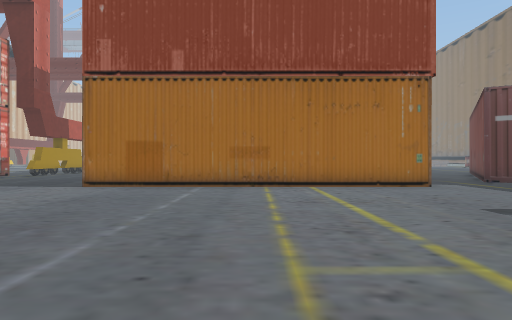
[1] (above)

24 first-person views from a walk through a Unity game level. The camera is 1.5 m above the floor, looks level and sees 70° across. The floor is counted in squares, 2 m on a side. Each view is taken from the middle of a square. On the plan, view 1 faces up. The plan holds only what a view shows up to about 11 squares ahead; the rest is blank. The place goes on beyond the plan.

[2]
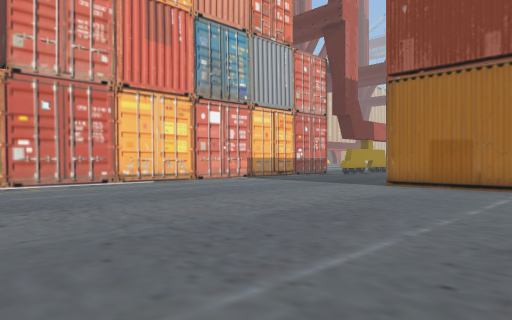

[3]
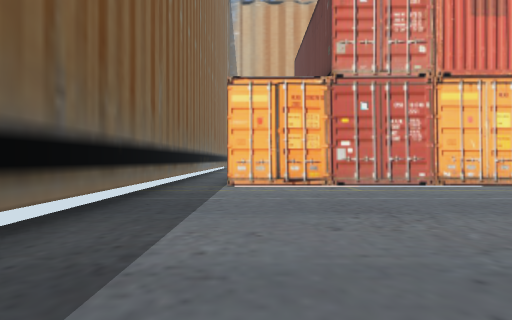

[4]
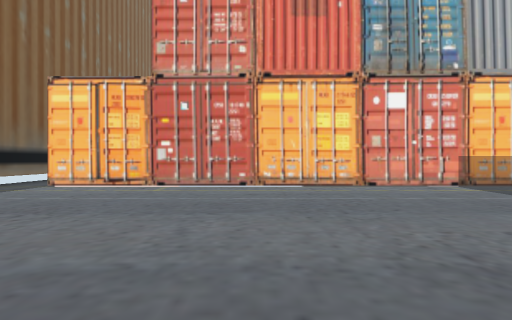

[5]
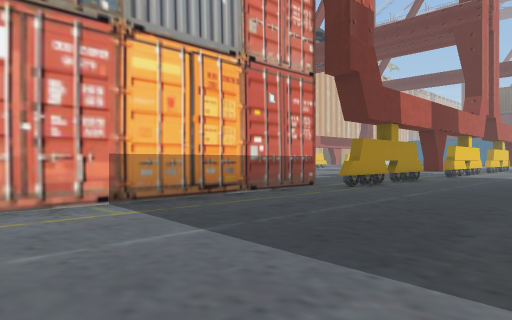

[6]
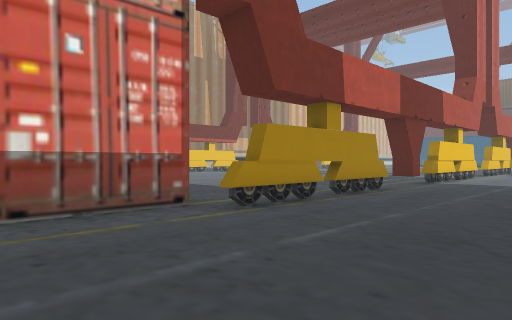

[7]
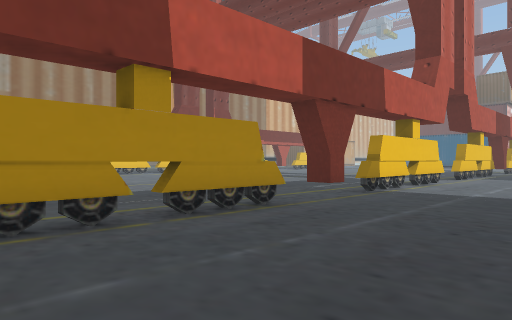

[8]
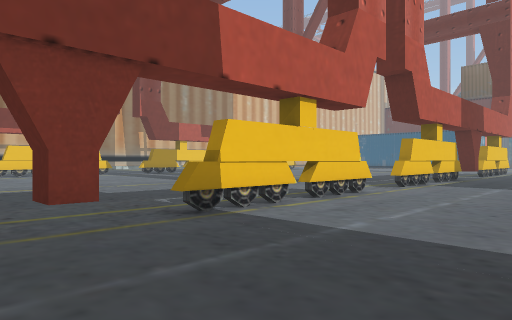

[9]
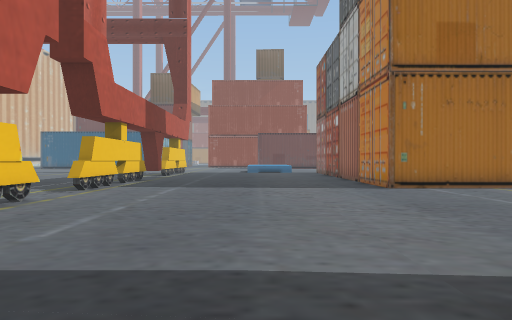

[10]
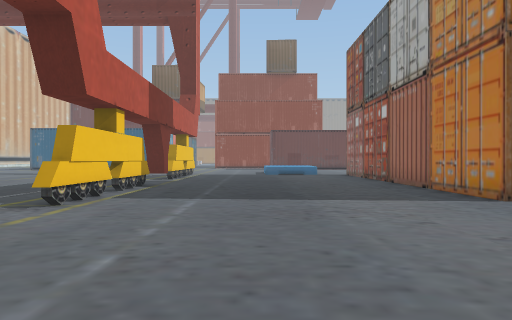

[11]
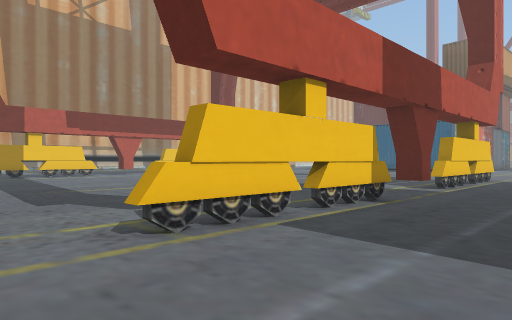

[12]
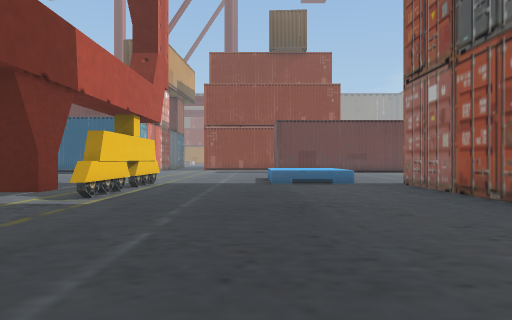

[13]
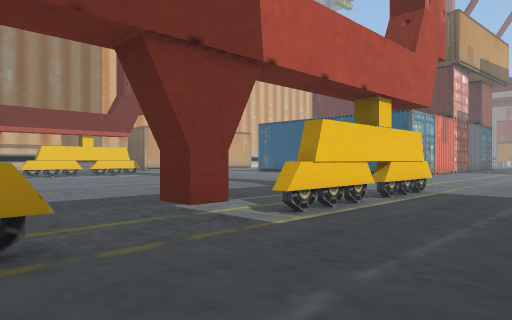

[14]
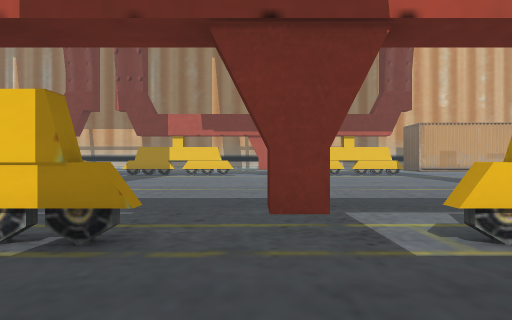

[15]
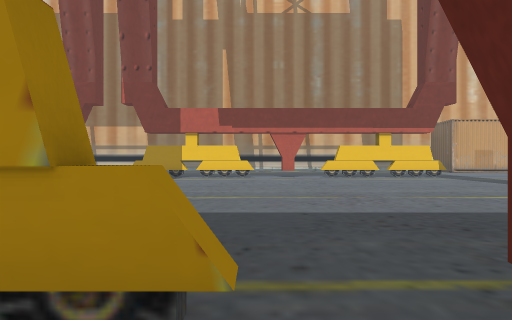

[16]
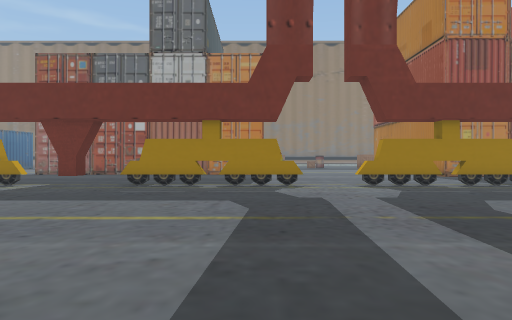

[17]
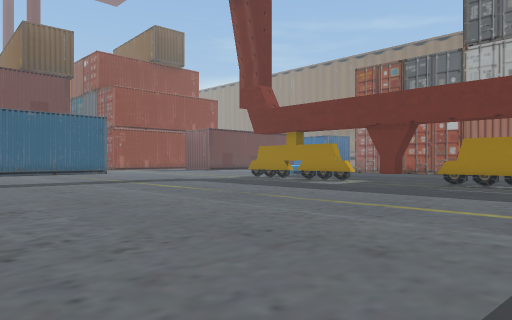

[18]
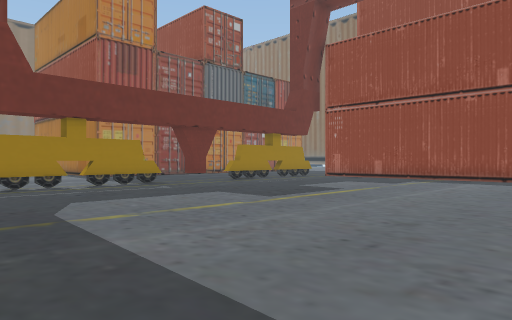

[19]
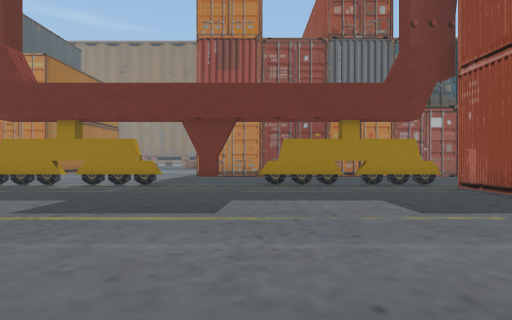

[20]
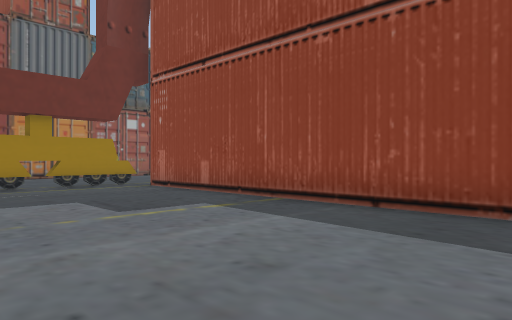

[21]
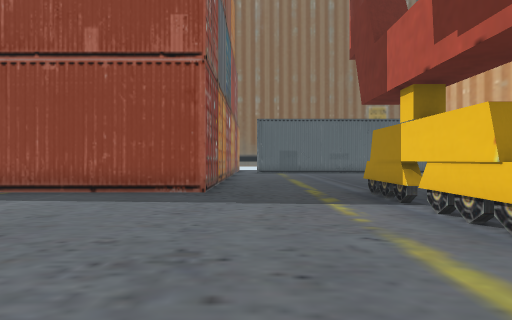

[22]
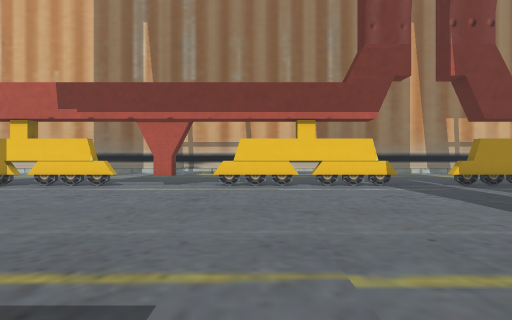

[23]
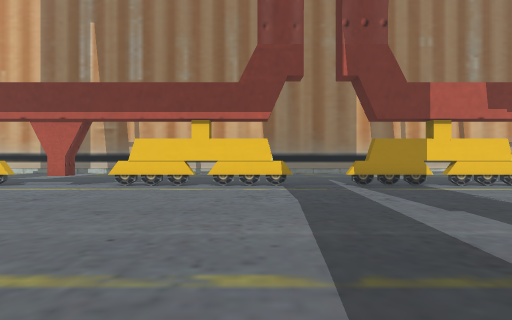

[24]
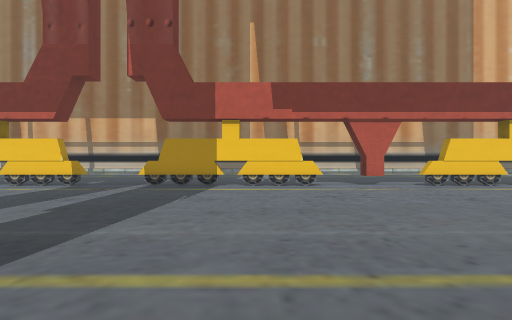

### Floor plan
Key: @ floor where view 1 was taken; # wall or solid block; x gap in a wall; . floor; T thing the floor can be seen under or through.
Columns run from 25 left of view 1 to 5 right of it. Each row starts with its distance up from view 1.
 44      .... ... .#.......#
 43      ..........#.......#
 42 #.   ..........#.......#
 41 #..............#.......#
 40 #..............#.......#
 39 .......................
 38 #......................
 37 #..............x.......#
 36 #..............T.......#
 35 #..............T.......#
 34 #..............T.......#
 33 #..............T.......####
 32 #..............T..........
 31 ..........................
 30 #........................
 29 #..............T........
 28 #..............T........
 27 #..............T.......
 26 #..............T......
 25 #..............T......
 24 ....................
 23 #...................
 22 #..............x....
 21 #..............T...
 20 #..............T....
 19 #..............T....
 18 #..............T...
 17 #..............T....
 16 ....###########.....
 15 ....#         #.....
 14 ....#         #.....
 13               #.....
 12               #.....
 11               #.....##       ##
 10               #......#########.
  9               #................
  8               #................
  7               #................
  6               #...............
  5               #...............
  4               #..............
  3               #.............
  2               #.............
  1               #..........
  0               #..........@
 -1              ..........
 -2              ..........
 -3              #########

Positions as (right, up) in squares from view 1, and headings:
1: (0, 0), facing up
2: (0, 0), facing up-left
3: (-1, 0), facing left
4: (-1, 5), facing left
5: (-5, 8), facing up-left
6: (-6, 13), facing up-left
7: (-6, 17), facing up-left
8: (-6, 22), facing up-left
9: (-6, 23), facing up
10: (-7, 26), facing up
11: (-7, 30), facing up-left
12: (-7, 33), facing up
13: (-7, 36), facing up-left
14: (-7, 38), facing left
15: (-9, 37), facing left
16: (-21, 33), facing right
17: (-22, 33), facing up-right
18: (-21, 31), facing down-right
19: (-21, 22), facing right
20: (-21, 22), facing down-right
21: (-22, 25), facing down
22: (-14, 26), facing left
23: (-14, 29), facing left
24: (-14, 35), facing left
